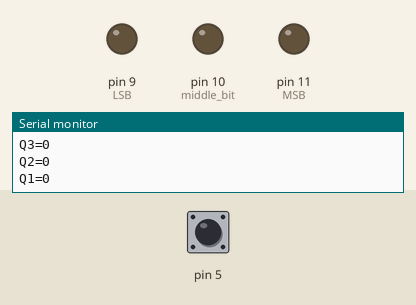
The sketch below on a simulated Arduino Uno, built with avr-gcc and run on an emulated ATmega328P. On the bench: output pins drawn as LEDs (lit = HIGH), the last lines printed to the serial monitor. The test bench sets the inputs (shaded band); at power-on: pin 5 LOW.

Above: at 1.7 s.
1.8 s: pin 5 pulsed HIGH 2 times (0.12 s each, 0.3 s apart)
At 3.1 s:
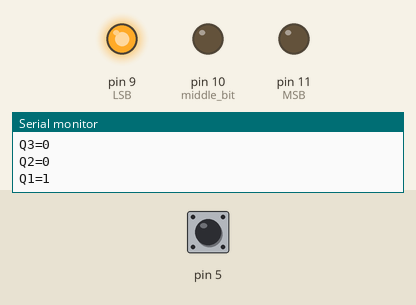
4.0 s: pin 5 pulsed HIGH 5 times (0.12 s each, 0.3 s apart)
At 7.0 s:
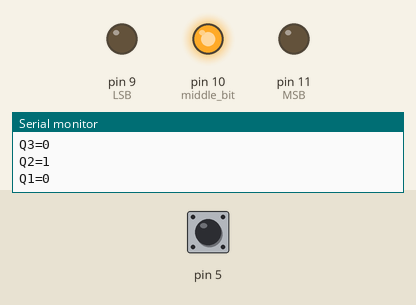
Timing chart, 0 to 8.5 s (numbered marks = the images above; inputs shaded):
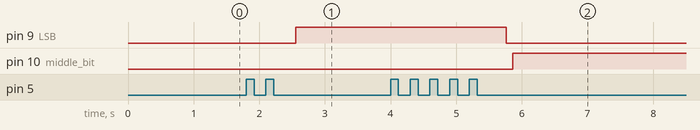

The sketch:

_3bit_counter_negative_edge_triggered.ino
```cpp
int temp1=0;
int temp2=0;
int temp3=0;

int pinstate0=0; //enable or clock pulse for FF1, FF1 gives LSB of output
int lastpinstate0=0;

int pinstate1=0; // Q of FF1 & enable or clock pulse for FF2, FF2 gives middle bit of output
int lastpinstate1=0;

int pinstate2=0; // Q of FF2 & enable or clock pulse for FF3, FF3 give MSB of output
int lastpinstate2=0;

int pinstate3=0; // Q of FF3
int lastpinstate3=0;


void setup() {
  // put your setup code here, to run once:

//input pin
pinMode(5,INPUT);

//output pins
pinMode(9,OUTPUT); //LSB
pinMode(10,OUTPUT); //middle bit
pinMode(11,OUTPUT); //MSB

Serial.begin(9600);

}

void loop() {
  // put your main code here, to run repeatedly:
if (pinstate1==0){digitalWrite(9,LOW);delay(100);}else if(pinstate1==1){digitalWrite(9,HIGH);delay(100);} //LSB
if (pinstate2==0){digitalWrite(10,LOW);delay(100);}else if(pinstate2==1){digitalWrite(10,HIGH);delay(100);} //middle bit
if (pinstate3==0){digitalWrite(11,LOW);delay(100);}else if(pinstate3==1){digitalWrite(11,HIGH);delay(100);} //MSB

pinstate0=digitalRead(5); //reads the state of clock

  //negative edge of clock pulse to FF1
  if(pinstate0!=lastpinstate0){
    if(pinstate0==0){
        if(pinstate1==0){pinstate1=1;}      //toggling the state
        else{pinstate1=0;}
    }
    else {}
    delay(50);
    }
    lastpinstate0=pinstate0;

    //negative edge of clock pulse to FF2
    if(pinstate1!=lastpinstate1){
    if(pinstate1==0){
        if(pinstate2==1){pinstate2=0;}        //toggling the state
        else if(pinstate2==0){pinstate2=1;}
    }
    else {}
    delay(50);
    }
    lastpinstate1=pinstate1;

    //negative edge of clock pulse to FF3
    if(pinstate2!=lastpinstate2){
    if(pinstate2==0){
        if (pinstate3==1){pinstate3=0;}          //toggling the state
        else if(pinstate3==0){pinstate3=1;}
    }
    else {}
    delay(50);
    }
     lastpinstate2=pinstate2;

    Serial.print("pin0="); Serial.println(pinstate0);
    Serial.print("Q3="); Serial.println(pinstate3);
    Serial.print("Q2="); Serial.println(pinstate2);
    Serial.print("Q1="); Serial.println(pinstate1);

}
```

Measured:
- after the input at 1.8 s, pin 9 (LSB): LOW → HIGH after 0.75 s
- after the input at 4.0 s, pin 9 (LSB): HIGH → LOW after 1.8 s; pin 10 (middle_bit): LOW → HIGH after 1.9 s
